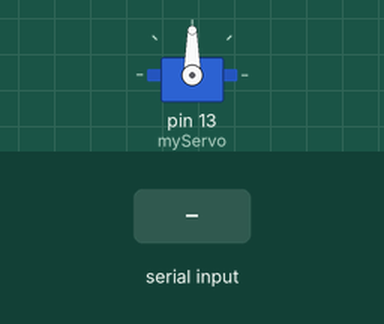
Bench run of a sketch on a simulated Arduino Uno, built with avr-gcc and run on an emulated ATmega328P. Parts: servo. The inputs (shaded band) are chosen by the test bench.

Above: at 1.2 s.
1.3 s: "1" received over Serial
At 2.3 s:
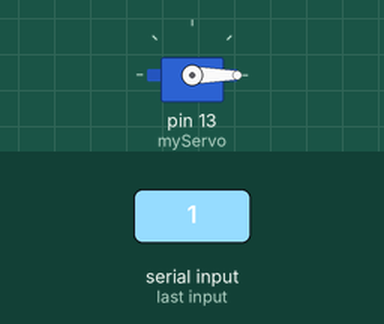
2.8 s: "3" received over Serial
At 3.4 s:
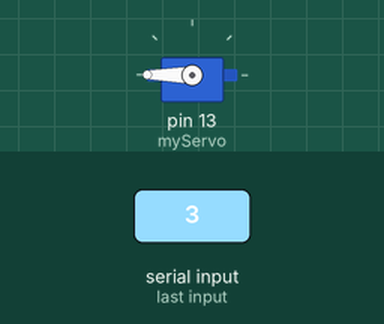
4.3 s: "2" received over Serial
At 5.5 s:
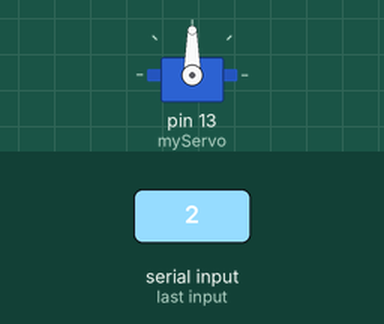
5.8 s: "4" received over Serial
At 6.9 s:
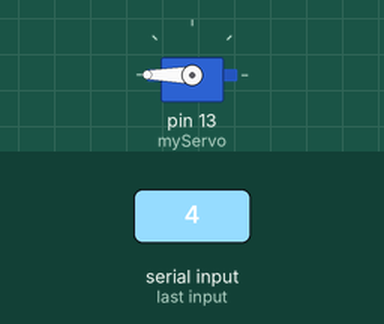
Timing chart, 0 to 8.3 s (numbered marks = the images above; inputs shaded):
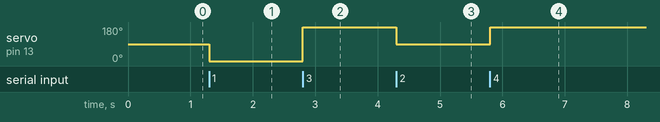

The sketch:

Big_servo.ino
```cpp
#include <Servo.h>

Servo myServo; // Create a servo object

int pirPin = 3;

// Create a Servo object
Servo Myservo;

void setup() {
  myServo.attach(13); // Attach the servo to pin 9


  Serial.begin(9600); // Initialize serial communication
}

void loop() {
  if (Serial.available() > 0) { // Check if data is available to read
    char command = Serial.read(); // Read the incoming command

    // Perform actions based on the received command
    if (command == '1') {
      moveServo(0); // Move the servo to direction 1
    } else if (command == '2') {
      moveServo(90); // Move the servo to direction 2
    } else if (command == '3') {
      moveServo(180); // Move the servo to direction 3
    } else if (command == '4') {
      moveServo(270); // Move the servo to direction 4
    }
  }
}

void moveServo(int angle) {
  myServo.write(angle); // Move the servo to the specified angle
  delay(500); // Wait for the servo to reach the position
}
```

Measured:
- after the input at 1.3 s, servo on pin 13 (myServo): 90° → 0° at once
- after the input at 2.8 s, servo on pin 13 (myServo): 0° → 180° at once
- after the input at 4.3 s, servo on pin 13 (myServo): 180° → 90° at once
- after the input at 5.8 s, servo on pin 13 (myServo): 90° → 180° at once
